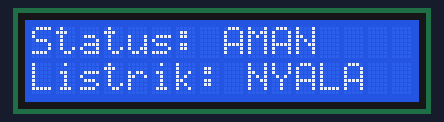
The program below on a simulated ESP32. On the bench: 16×2 character LCD. What the program prints to the serial monitor is not drawn.

Above: at 1.0 s.
At 3.0 s:
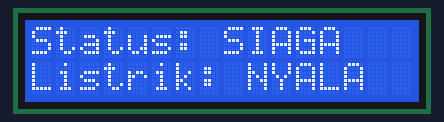
At 5.0 s:
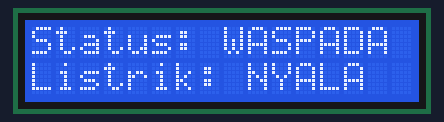
At 7.0 s:
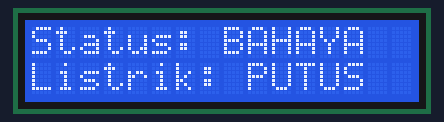
At 9.16 s:
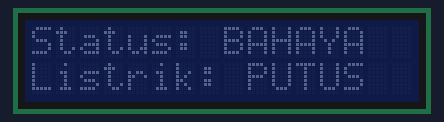

Measured:
- by itself, everything shown: repeats every 8.4 s, in 5 steps
- what the display in image 0 shows lasts 2.0 s, from 0.9 s to 2.9 s

The program:

main.cpp
```cpp
#include <Arduino.h>
#include <Wire.h>
#include <LiquidCrystal_I2C.h>

// Tes LCD 16x2 I2C (modul PCF8574).
// Sambungan: GND->GND, VCC->VIN (5V), SDA->D25, SCL->D26.
// 1. Pindai alamat I2C dan cetak ke serial.
// 2. Tampilkan AMAN, SIAGA, WASPADA, BAHAYA bergantian tiap 2 detik.
// Layar menyala tapi tulisan tidak tampak: putar trimpot biru di belakang modul.

const uint8_t PIN_SDA = 25;
const uint8_t PIN_SCL = 26;

const char* const LEVEL_NAMES[4] = {"AMAN", "SIAGA", "WASPADA", "BAHAYA"};

LiquidCrystal_I2C* lcd = nullptr;

uint8_t scanI2C() {
  Serial.println("Memindai I2C...");
  uint8_t lcdAddress = 0;
  for (uint8_t addr = 1; addr < 127; addr++) {
    Wire.beginTransmission(addr);
    if (Wire.endTransmission() == 0) {
      Serial.print("  ditemukan perangkat di 0x");
      Serial.println(addr, HEX);
      if (lcdAddress == 0 && ((addr >= 0x20 && addr <= 0x27) || (addr >= 0x38 && addr <= 0x3F))) {
        lcdAddress = addr;
      }
    }
  }
  if (lcdAddress == 0) Serial.println("  LCD tidak ditemukan. Cek kabel SDA/SCL/VCC/GND.");
  return lcdAddress;
}

void setup() {
  Serial.begin(115200);
  delay(500);
  Serial.println();
  Serial.println("Tes LCD 16x2 dimulai");

  Wire.begin(PIN_SDA, PIN_SCL);

  // Pindai ulang tiap 2 detik sampai LCD ketemu, jadi kabel bisa dibetulkan
  // tanpa upload ulang.
  uint8_t addr = scanI2C();
  while (addr == 0) {
    delay(2000);
    addr = scanI2C();
  }

  lcd = new LiquidCrystal_I2C(addr, 16, 2);
  lcd->init();
  lcd->backlight();
  Serial.print("LCD siap di 0x");
  Serial.println(addr, HEX);
}

void loop() {
  // Backlight berkedip sekali tiap putaran: tanda LCD menerima perintah.
  lcd->noBacklight();
  delay(300);
  lcd->backlight();

  for (uint8_t i = 0; i < 4; i++) {
    lcd->clear();
    lcd->setCursor(0, 0);
    lcd->print("Status: ");
    lcd->print(LEVEL_NAMES[i]);
    lcd->setCursor(0, 1);
    lcd->print(i == 3 ? "Listrik: PUTUS" : "Listrik: NYALA");

    Serial.print("[LCD] ");
    Serial.println(LEVEL_NAMES[i]);
    delay(2000);
  }
}
```
